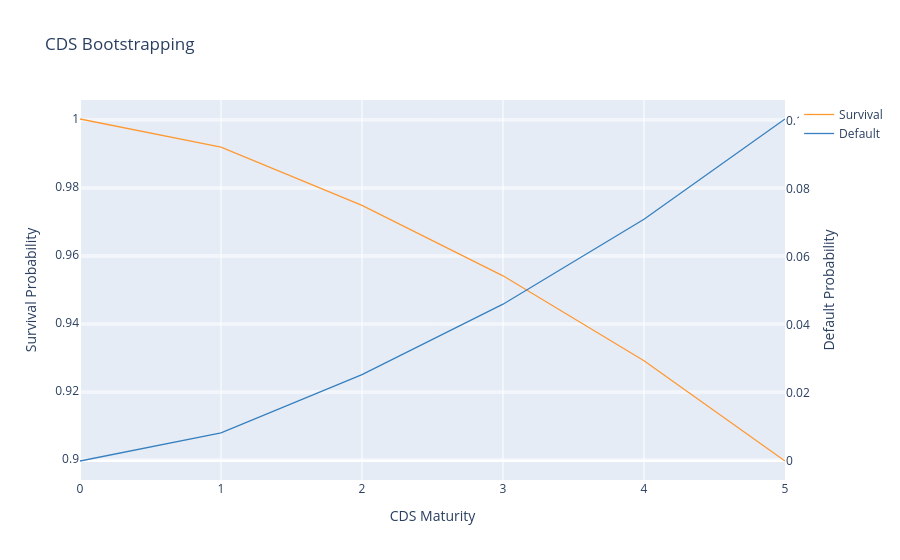

Here is the notebook cell this chart was saved with:
### Code cell
df[['Survival', 'Default']].iplot(
    layout=dict(title='CDS Bootstrapping',
                xaxis=dict(title=dict(text='CDS Maturity')),
                yaxis=dict(title=dict(text='Survival Probability'))),
    secondary_y='Default',
    secondary_y_title='Default Probability'
)

### Figure 1 — Plotly figure (JSON) as saved in the notebook; plotly's stock layout.template omitted (floating-point values rounded to 4 significant figures)
{"data": [{"line": {"color": "rgba(255, 153, 51, 1.0)", "dash": "solid", "shape": "linear", "width": 1.3}, "mode": "lines", "name": "Survival", "text": "", "type": "scatter", "x": [0, 1, 2, 3, 4, 5], "y": [1.0, 0.9917, 0.9746, 0.9539, 0.9289, 0.8994]}, {"line": {"color": "rgba(55, 128, 191, 1.0)", "dash": "solid", "shape": "linear", "width": 1.3}, "mode": "lines", "name": "Default", "text": "", "type": "scatter", "x": [0, 1, 2, 3, 4, 5], "xaxis": "x", "y": [0.0, 0.008264, 0.02538, 0.04611, 0.07106, 0.1006], "yaxis": "y2"}], "layout": {"title": {"text": "CDS Bootstrapping"}, "xaxis": {"title": {"text": "CDS Maturity"}}, "yaxis": {"title": {"text": "Survival Probability"}}, "yaxis2": {"anchor": "x", "overlaying": "y", "side": "right", "title": {"text": "Default Probability"}}}}
